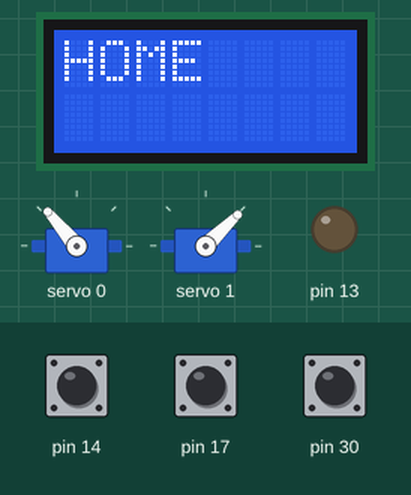
Bench run of a sketch on a simulated Arduino Leonardo, built with avr-gcc and run on an emulated ATmega32U4. Shown: 2 × servo, 8×2 character LCD, output pins drawn as LEDs (lit = HIGH). The inputs (shaded band) are chosen by the test bench; at power-on: pin 14 HIGH, pin 30 HIGH, pin 17 HIGH. What the sketch prints to the serial monitor is not drawn.

Above: at 1.2 s.
1.3 s: pin 14 pulled LOW for 0.15 s
At 3.1 s:
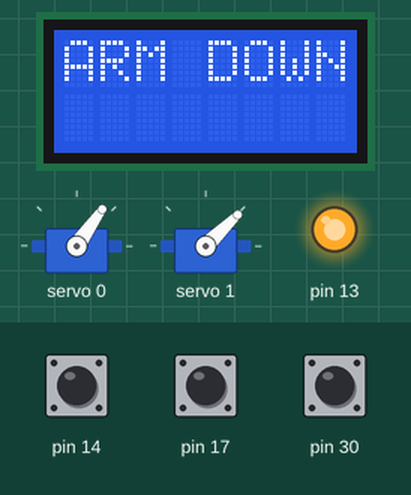
3.4 s: pin 14 pulled LOW for 1 s
At 5.4 s:
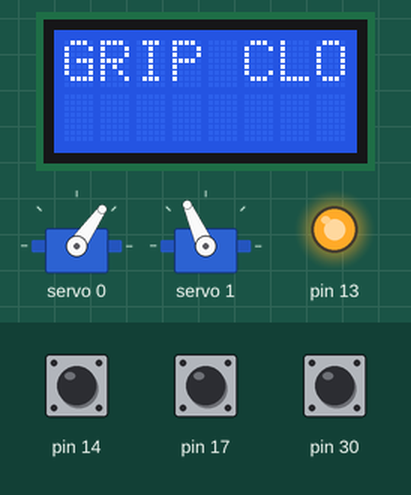
5.9 s: pin 14 pulled LOW for 0.15 s
At 7.7 s:
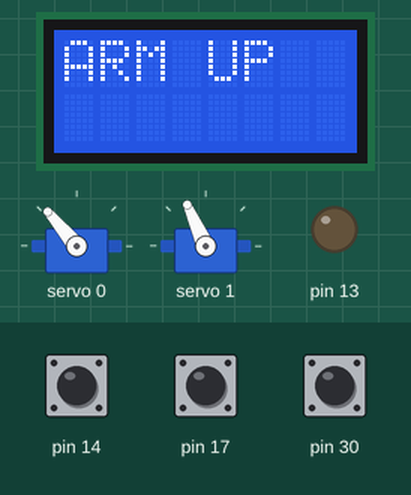
8.0 s: pin 14 pulled LOW for 3.2 s
At 9.2 s:
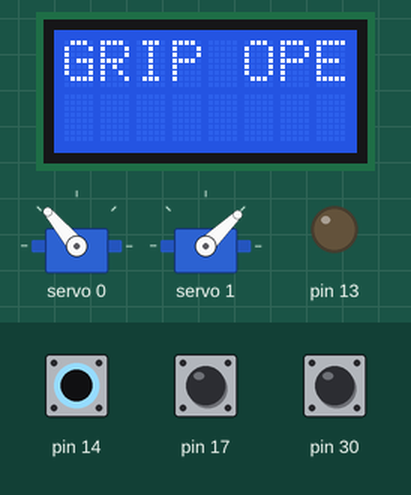
12.7 s: pin 30 pulled LOW for 0.15 s
At 13.9 s:
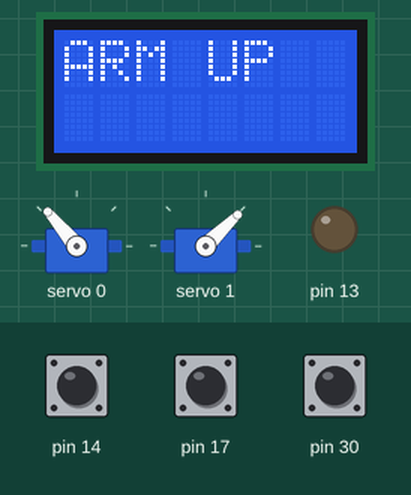
14.3 s: pin 30 pulled LOW for 1 s
At 16.2 s:
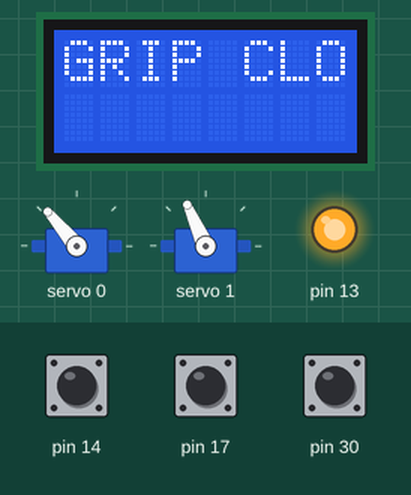
Timing chart, 0 to 17.7 s (numbered marks = the images above; inputs shaded):
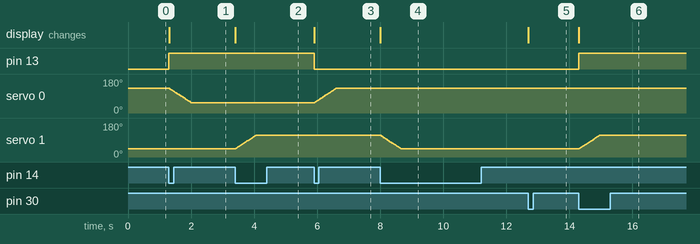

The sketch:

romi_fsm_manipulator_2servo.ino
```cpp
// snippet: romi_fsm_manipulator_2servo
// tags: romi, romi32u4, fsm, state-machine, pca9685, servo, manipulator, arm, gripper, button, manual, step
// boards: romi32u4
// library: Romi32U4, PCA9685
// description: Manual button-stepped FSM for a 2-servo manipulator (arm lift + gripper)
//   on a Romi 32U4, driven by a PCA9685 over I2C. No driving — this is a manipulator-only
//   demo, ideal for calibrating servo angles and debugging the arm before adding motion.
//
//   FSM: HOME → (btnA) → ARM_DOWN → (btnA) → GRIP_CLOSE → (btnA) → ARM_UP → (btnA) → GRIP_OPEN → HOME.
//   Button B reverses one step at any time. Button C jumps directly to HOME.
//   Each servo move is non-blocking (interpolated over time so the arm doesn't jerk).
//
//   Manipulator servo mapping (PCA9685 channels):
//     ch0 = ARM     (lift 0–180°, 0 = down, 180 = up)
//     ch1 = GRIPPER (0 = fully open, 180 = fully closed)
//
//   Romi32U4 API:
//     Romi32U4ButtonA/B/C → getSingleDebouncedPress() → bool (edge detect, self-debouncing)
//     Romi32U4LCD lcd → clear(); gotoXY(col,row); print("text"); 8×2 chars
//     ledRed/ledYellow/ledGreen(bool) — free functions for status indicators
//
//   PCA9685: I2C address 0x40 (default). Romi SDA=pin2, SCL=pin3.
//     setPWMFreq(50) = standard hobby servo (20 ms period).
//     writeMicroseconds(ch, us) sends pulse width directly — 1000 µs ≈ 0°, 2000 µs ≈ 180°.
//   WHY PCA9685 instead of Servo.h:
//     Servo.h on AVR captures Timer1 — the same timer Romi32U4Motors uses for drive PWM.
//     Even though this sketch doesn't drive, keeping PCA9685 means you can add motors later
//     without a timer conflict. PCA9685 generates PWM in hardware over I2C.
// prompts: Romi 2 servo arm, Romi gripper button step, Romi manipulator manual, Romi PCA9685 arm gripper, Romi FSM arm gripper, Romi32U4 servo gripper button, Romi pick place manual step, Romi arm calibration
// not-tags: esp32, nano33iot, pico, mpu6050, encoder, drive
// exact-include: Romi32U4.h, Wire.h, Adafruit_PWMServoDriver.h

#include <Romi32U4.h>
#include <Wire.h>
#include <Adafruit_PWMServoDriver.h>  // PCA9685 library (Adafruit PWM Servo Driver Library)

// ── Hardware objects ──────────────────────────────────────────────
Romi32U4ButtonA btnA;
Romi32U4ButtonB btnB;
Romi32U4ButtonC btnC;
Romi32U4LCD     lcd;

// PCA9685 at default I2C address 0x40.
// Romi32U4 I2C bus: SDA=pin2, SCL=pin3 — same bus as encoders/display, no conflict.
Adafruit_PWMServoDriver pwm = Adafruit_PWMServoDriver(0x40);

// ── Servo channels & pulse limits ─────────────────────────────────
const uint8_t  CH_ARM     = 0;
const uint8_t  CH_GRIPPER = 1;

const uint16_t SERVO_MIN_US = 1000;  // 1000 µs ≈ 0°
const uint16_t SERVO_MAX_US = 2000;  // 2000 µs ≈ 180°

// ── Pose presets (degrees) ────────────────────────────────────────
// Calibrate these for your physical arm geometry.
// _DEG suffix: these are pose angles — plain ARM_UP/ARM_DOWN would collide with the State enum values below
const int ARM_UP_DEG    = 160;  // arm raised
const int ARM_DOWN_DEG  = 20;   // arm lowered to object height
const int GRIPPER_OPEN  = 0;    // fully open
const int GRIPPER_CLOSE = 130;  // fully closed (tune to your gripper)

// ── FSM ───────────────────────────────────────────────────────────
// enum State : uint8_t → 1-byte atomic write on AVR, safe even if read mid-cycle.
enum State : uint8_t {
  HOME,        // arm up, gripper open — resting pose
  ARM_DOWN,    // arm lowered, gripper still open
  GRIP_CLOSE,  // gripper closed around object, arm still down
  ARM_UP,      // arm raised with object
  GRIP_OPEN,   // gripper opened, object released
};

State state = HOME;

// ── Non-blocking servo interpolation ──────────────────────────────
// Each servo channel tracks a current angle and a target angle.
// updateServos() moves current toward target at SERVO_DEG_PER_MS,
// so the arm moves smoothly instead of snapping.
struct ServoState {
  int current;  // current angle (degrees)
  int target;   // desired angle (degrees)
};
ServoState servos[2];  // indexed by channel 0..1

const float SERVO_DEG_PER_MS = 0.15f;  // ~1.2 s for a 180° sweep — tune for your servos
unsigned long servoMs = 0;

void setServoTarget(uint8_t ch, int degrees) {
  servos[ch].target = constrain(degrees, 0, 180);
}

void writeServo(uint8_t ch, int degrees) {
  uint16_t us = map(degrees, 0, 180, SERVO_MIN_US, SERVO_MAX_US);
  pwm.writeMicroseconds(ch, us);  // writeMicroseconds handles 12-bit tick math internally
}

// Call every loop(); moves each servo toward its target by a small step.
void updateServos() {
  unsigned long now = millis();
  if (now - servoMs < 5) return;  // 200 Hz update rate
  float maxStep = (now - servoMs) * SERVO_DEG_PER_MS;
  servoMs = now;

  for (uint8_t i = 0; i < 2; i++) {
    int diff = servos[i].target - servos[i].current;
    if (diff == 0) continue;
    int step = (int)constrain(diff, -maxStep, maxStep);
    if (step == 0) step = (diff > 0) ? 1 : -1;  // ensure progress for small diffs
    servos[i].current += step;
    writeServo(i, servos[i].current);
  }
}

// Returns true when all servos have reached their targets.
bool servosAtTarget() {
  return servos[0].current == servos[0].target &&
         servos[1].current == servos[1].target;
}

// ── State helpers ─────────────────────────────────────────────────
void showState(const char* label) {
  lcd.clear();
  lcd.gotoXY(0, 0);
  lcd.print(label);
  Serial.println(label);
}

void enterState(State s) {
  state = s;
  switch (s) {
    case HOME:
      setServoTarget(CH_ARM, ARM_UP_DEG);
      setServoTarget(CH_GRIPPER, GRIPPER_OPEN);
      ledGreen(true); ledYellow(false); ledRed(false);  // Romi on-board yellow LED (true=on)
      showState("HOME");
      break;
    case ARM_DOWN:
      setServoTarget(CH_ARM, ARM_DOWN_DEG);
      // gripper stays as-is (open if coming from HOME, closed if coming from ARM_UP)
      ledGreen(false); ledYellow(true); ledRed(false);  // Romi on-board yellow LED (true=on)
      showState("ARM DOWN");
      break;
    case GRIP_CLOSE:
      setServoTarget(CH_GRIPPER, GRIPPER_CLOSE);
      ledGreen(false); ledYellow(true); ledRed(false);  // Romi on-board yellow LED (true=on)
      showState("GRIP CLOSE");
      break;
    case ARM_UP:
      setServoTarget(CH_ARM, ARM_UP_DEG);
      ledGreen(false); ledYellow(false); ledRed(true);  // Romi on-board yellow LED (true=on)
      showState("ARM UP");
      break;
    case GRIP_OPEN:
      setServoTarget(CH_GRIPPER, GRIPPER_OPEN);
      ledGreen(false); ledYellow(false); ledRed(true);  // Romi on-board yellow LED (true=on)
      showState("GRIP OPEN");
      break;
  }
}

// Forward step order: HOME → ARM_DOWN → GRIP_CLOSE → ARM_UP → GRIP_OPEN → HOME
State nextStep(State s) {
  switch (s) {
    case HOME:       return ARM_DOWN;
    case ARM_DOWN:   return GRIP_CLOSE;
    case GRIP_CLOSE: return ARM_UP;
    case ARM_UP:     return GRIP_OPEN;
    case GRIP_OPEN:  return HOME;
  }
  return HOME;
}

// Reverse step order: HOME ← ARM_DOWN ← GRIP_CLOSE ← ARM_UP ← GRIP_OPEN ← HOME
State prevStep(State s) {
  switch (s) {
    case HOME:       return GRIP_OPEN;
    case ARM_DOWN:   return HOME;
    case GRIP_CLOSE: return ARM_DOWN;
    case ARM_UP:     return GRIP_CLOSE;
    case GRIP_OPEN:  return ARM_UP;
  }
  return HOME;
}

// ── Setup ─────────────────────────────────────────────────────────
void setup() {
  Serial.begin(9600);

  // PCA9685 init
  Wire.begin();
  pwm.begin();
  pwm.setPWMFreq(50);  // 50 Hz = standard hobby servo (20 ms period)
  // Do NOT set above ~330 Hz for analog servos — they overheat or stall.

  // Initialize servos to home pose
  servos[0].current = servos[0].target = ARM_UP_DEG;
  servos[1].current = servos[1].target = GRIPPER_OPEN;
  for (uint8_t i = 0; i < 2; i++) writeServo(i, servos[i].current);

  enterState(HOME);
  Serial.println("Ready. A=next step, B=prev step, C=home.");
}

// ── Main loop ─────────────────────────────────────────────────────
void loop() {
  updateServos();  // always advance servo motion

  // Button C: jump to HOME immediately
  if (btnC.getSingleDebouncedPress()) {
    enterState(HOME);
    return;
  }

  // Button A: advance one step (only after servos settle, to avoid skipping)
  if (btnA.getSingleDebouncedPress() && servosAtTarget()) {
    enterState(nextStep(state));
    return;
  }

  // Button B: reverse one step
  if (btnB.getSingleDebouncedPress() && servosAtTarget()) {
    enterState(prevStep(state));
    return;
  }
}
```

Measured:
- after the input at 1.3 s, pin 13: LOW → HIGH at once; servo 0: moves from 130° to 55° over 0.67 s, starting at once; the display: changes at once (image 1)
- after the input at 3.4 s, servo 1: moves from 44° to 114° over 0.62 s, starting at once; the display: changes at once (image 2)
- after the input at 5.9 s, pin 13: HIGH → LOW at once; servo 0: moves from 55° to 130° over 0.67 s, starting at once; the display: changes at once (image 3)
- after the input at 8.0 s, servo 1: moves from 114° to 44° over 0.62 s, starting at once; the display: changes at once (image 4)
- after the input at 12.7 s, the display: changes at once (image 5)
- after the input at 14.3 s, pin 13: LOW → HIGH at once; servo 1: moves from 44° to 114° over 0.63 s, starting at once; the display: changes at once (image 6)
